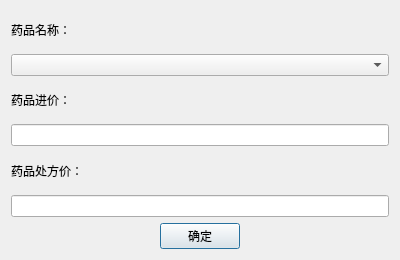
<?xml version="1.0" encoding="UTF-8"?>
<ui version="4.0">
 <class>Dialog</class>
 <widget class="QDialog" name="Dialog">
  <property name="geometry">
   <rect>
    <x>0</x>
    <y>0</y>
    <width>400</width>
    <height>260</height>
   </rect>
  </property>
  <property name="windowTitle">
   <string>设定进价与处方价</string>
  </property>
  <property name="styleSheet">
   <string notr="true">background-image: url(:/back.jpg);</string>
  </property>
  <layout class="QVBoxLayout" name="verticalLayout">
   <item>
    <widget class="QLabel" name="label">
     <property name="text">
      <string>药品名称：</string>
     </property>
    </widget>
   </item>
   <item>
    <widget class="QComboBox" name="comboBox"/>
   </item>
   <item>
    <widget class="QLabel" name="label_2">
     <property name="text">
      <string>药品进价：</string>
     </property>
    </widget>
   </item>
   <item>
    <widget class="QLineEdit" name="UnitLine"/>
   </item>
   <item>
    <widget class="QLabel" name="label_3">
     <property name="text">
      <string>药品处方价：</string>
     </property>
    </widget>
   </item>
   <item>
    <widget class="QLineEdit" name="PPLine"/>
   </item>
   <item alignment="Qt::AlignHCenter">
    <widget class="QPushButton" name="comfirmButton">
     <property name="text">
      <string>确定</string>
     </property>
    </widget>
   </item>
  </layout>
 </widget>
 <resources>
  <include location="background_image.qrc"/>
 </resources>
 <connections/>
</ui>
